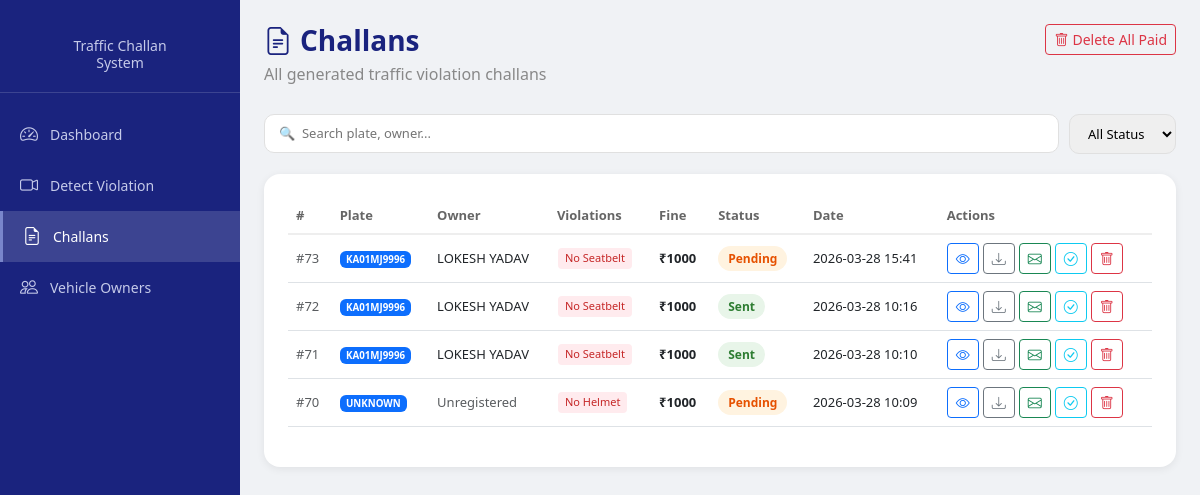
Page /challans on the committed database.
### tables this page shows
CREATE TABLE challans (
            id           INTEGER PRIMARY KEY AUTOINCREMENT,
            plate_number TEXT    NOT NULL,
            violations   TEXT    NOT NULL,  -- JSON list of violation names
            fine_details TEXT    NOT NULL,  -- JSON dict of violation:amount
            total_fine   INTEGER NOT NULL,
            status       TEXT    DEFAULT 'pending',  -- pending/sent/paid
            image_path   TEXT,
            pdf_path     TEXT,
            location     TEXT    DEFAULT 'Unknown',
            created_at   TEXT    DEFAULT (datetime('now', 'localtime')),
            sent_at      TEXT
        );

CREATE TABLE vehicle_owners (
            id           INTEGER PRIMARY KEY AUTOINCREMENT,
            plate_number TEXT    UNIQUE NOT NULL,
            owner_name   TEXT    NOT NULL,
            phone        TEXT,
            email        TEXT,
            address      TEXT,
            vehicle_type TEXT    DEFAULT 'unknown',
            created_at   TEXT    DEFAULT (datetime('now', 'localtime')),
            updated_at   TEXT    DEFAULT (datetime('now', 'localtime'))
        );

### app.py (the view)
@app.route("/challans")
def challans():
    return render_template("challans.html", challans=get_all_challans())

### database.py (called while the page is built)
def get_connection():
    os.makedirs(os.path.dirname(DATABASE_PATH), exist_ok=True)
    conn = sqlite3.connect(DATABASE_PATH)
    conn.row_factory = sqlite3.Row
    return conn

def get_all_challans():
    conn = get_connection()
    rows = conn.execute("""
        SELECT c.*, o.owner_name, o.phone, o.email
        FROM challans c
        LEFT JOIN vehicle_owners o ON c.plate_number = o.plate_number
        ORDER BY c.created_at DESC
    """).fetchall()
    conn.close()
    result = []
    for row in rows:
        c = dict(row)
        c["violations"]   = json.loads(c["violations"])
        c["fine_details"] = json.loads(c["fine_details"])
        result.append(c)
    return result

### templates/challans.html (shortened to what this page needs)
{% extends "base.html" %}
{% block content %}
<div class="page-header">
  <div class="d-flex justify-content-between align-items-start">
    <div>
      <h3><i class="bi bi-file-earmark-text me-2"></i>Challans</h3>
      <p>All generated traffic violation challans</p>
    </div>
    <button class="btn btn-outline-danger btn-sm" onclick="deletePaid()">
      <i class="bi bi-trash me-1"></i>Delete All Paid
    </button>
  </div>
</div>
<div class="filter-row">
  <input type="text" id="searchInput" placeholder="🔍  Search plate, owner..."
         oninput="filterTable()" style="flex:1; min-width:200px;">
  <select id="statusFilter" onchange="filterTable()">
    <option value="">All Status</option>
  </select>
</div>
<div style="background:white;border-radius:16px;padding:24px;box-shadow:0 2px 8px rgba(0,0,0,.07);">
  {% if challans %}
  <div class="table-responsive">
    <table class="table table-hover" id="challansTable">
      <thead>
        <tr>
          <th>#</th><th>Plate</th><th>Owner</th><th>Violations</th>
          <th>Fine</th><th>Status</th><th>Date</th><th>Actions</th>
        </tr>
      </thead>
      <tbody>
        {% for c in challans %}
        <tr data-status="{{ c.status }}">
          <td class="text-muted">#{{ c.id }}</td>
          <td><span class="badge bg-primary">{{ c.plate_number }}</span></td>
          <td>{{ c.owner_name or '<span class="text-muted">Unregistered</span>' | safe }}</td>
          <td>
            {% for v in c.violations %}
              <span class="violation-tag">{{ v.replace('_',' ')|title }}</span>
            {% endfor %}
          </td>
          <td><strong>₹{{ c.total_fine }}</strong></td>
          <td>
            <span class="badge-{{ c.status }}">{{ c.status|title }}</span>
          </td>
          <td>{{ c.created_at[:16] }}</td>
          <td>
            <div class="d-flex gap-1">
              <a href="/challan/{{ c.id }}" class="btn btn-sm btn-outline-primary" title="View">
                <i class="bi bi-eye"></i>
              </a>
              {% if c.pdf_path %}
              <a href="/challan/{{ c.id }}/pdf" class="btn btn-sm btn-outline-secondary" title="PDF">
                <i class="bi bi-download"></i>
              </a>
              {% endif %}
              <button class="btn btn-sm btn-outline-success" title="Send Email"
                      onclick="sendEmail({{ c.id }}, this)">
                <i class="bi bi-envelope"></i>
              </button>
              {% if c.status != 'paid' %}
              <button class="btn btn-sm btn-outline-info" title="Mark Paid"
                      onclick="markPaid({{ c.id }}, this)">
                <i class="bi bi-check-circle"></i>
              </button>
              {% endif %}
              <button class="btn btn-sm btn-outline-danger" title="Delete"
                      onclick="deleteChallan({{ c.id }}, this)">
                <i class="bi bi-trash"></i>
              </button>
            </div>
          </td>
        </tr>
        {% endfor %}
      </tbody>
    </table>
  </div>
  {% else %}
  <div class="text-center py-5">
    <i class="bi bi-file-earmark-text" style="font-size:48px;color:#e0e0e0;"></i>
    <p class="text-muted mt-3">No challans yet. Upload an image to detect violations.</p>
    <a href="/detect" class="btn btn-primary mt-2">Detect Violation</a>
  </div>
  {% endif %}
</div>
{% endblock %}

### templates/base.html (style rules this page uses)
:root { --primary: #1a237e; --primary-light: #3949ab; --danger: #b71c1c; --success: #1b5e20; --sidebar-width: 240px; }
body { background: #f0f2f5; font-family: "Segoe UI", sans-serif; }
.table th { font-size: 13px; color: #666; font-weight: 600; border-bottom: 2px solid #eee; }
.table td { font-size: 13px; vertical-align: middle; }
.badge-pending { background: #fff3e0; color: #e65100; }
.badge-sent { background: #e8f5e9; color: #2e7d32; }

### templates/challans.html (style rules this page uses)
.page-header { margin-bottom:28px; }
.page-header h3 { font-weight:700; color:#1a237e; margin:0; }
.page-header p { color:#888; margin:4px 0 0; }
.filter-row { display:flex; gap:10px; align-items:center; flex-wrap:wrap; margin-bottom:20px; }
.filter-row input { padding:9px 14px; border-radius:10px; border:1.5px solid #e0e0e0; font-size:13px; outline:none; }
.filter-row select { padding:9px 14px; border-radius:10px; border:1.5px solid #e0e0e0; font-size:13px; outline:none; }
.badge-pending { background:#fff3e0; color:#e65100; padding:4px 10px; border-radius:50px; font-size:12px; font-weight:600; }
.badge-sent { background:#e8f5e9; color:#2e7d32; padding:4px 10px; border-radius:50px; font-size:12px; font-weight:600; }
.violation-tag { background:#ffebee; color:#c62828; border-radius:4px; padding:2px 7px; font-size:11px; font-weight:500; display:inline-block; margin:1px; }

### rows in the picture
challans: id "73", plate_number "KA01MJ9996", owner_name "LOKESH YADAV", replace "No Seatbelt", total_fine "1000", status "Pending", created_at "2026-03-28 15:41"
challans: id "72", plate_number "KA01MJ9996", owner_name "LOKESH YADAV", replace "No Seatbelt", total_fine "1000", status "Sent", created_at "2026-03-28 10:16"
challans: id "71", plate_number "KA01MJ9996", owner_name "LOKESH YADAV", replace "No Seatbelt", total_fine "1000", status "Sent", created_at "2026-03-28 10:10"
challans: id "70", plate_number "UNKNOWN", owner_name "Unregistered", replace "No Helmet", total_fine "1000", status "Pending", created_at "2026-03-28 10:09"
